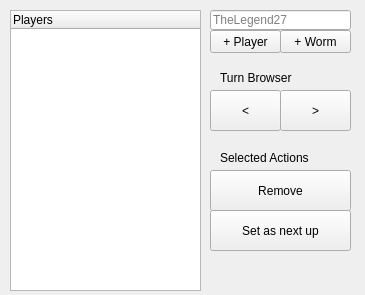
<?xml version="1.0" encoding="UTF-8"?>
<ui version="4.0">
 <class>Form</class>
 <widget class="QWidget" name="Form">
  <property name="geometry">
   <rect>
    <x>0</x>
    <y>0</y>
    <width>365</width>
    <height>295</height>
   </rect>
  </property>
  <property name="windowTitle">
   <string>Worms Turn Tracker</string>
  </property>
  <widget class="QTreeWidget" name="treeWidget">
   <property name="geometry">
    <rect>
     <x>10</x>
     <y>10</y>
     <width>191</width>
     <height>281</height>
    </rect>
   </property>
   <column>
    <property name="text">
     <string>Players</string>
    </property>
   </column>
  </widget>
  <widget class="QLineEdit" name="line_playername">
   <property name="geometry">
    <rect>
     <x>210</x>
     <y>10</y>
     <width>141</width>
     <height>20</height>
    </rect>
   </property>
   <property name="text">
    <string/>
   </property>
   <property name="placeholderText">
    <string>TheLegend27</string>
   </property>
  </widget>
  <widget class="QPushButton" name="btn_add_player">
   <property name="geometry">
    <rect>
     <x>210</x>
     <y>30</y>
     <width>71</width>
     <height>23</height>
    </rect>
   </property>
   <property name="text">
    <string>+ Player</string>
   </property>
  </widget>
  <widget class="QPushButton" name="btn_add_worm">
   <property name="geometry">
    <rect>
     <x>280</x>
     <y>30</y>
     <width>71</width>
     <height>23</height>
    </rect>
   </property>
   <property name="text">
    <string>+ Worm</string>
   </property>
  </widget>
  <widget class="QPushButton" name="btn_skip_left">
   <property name="geometry">
    <rect>
     <x>210</x>
     <y>90</y>
     <width>71</width>
     <height>41</height>
    </rect>
   </property>
   <property name="text">
    <string>&lt;</string>
   </property>
  </widget>
  <widget class="QPushButton" name="btn_skip_right">
   <property name="geometry">
    <rect>
     <x>280</x>
     <y>90</y>
     <width>71</width>
     <height>41</height>
    </rect>
   </property>
   <property name="text">
    <string>&gt;</string>
   </property>
  </widget>
  <widget class="QPushButton" name="btn_remove">
   <property name="geometry">
    <rect>
     <x>210</x>
     <y>170</y>
     <width>141</width>
     <height>41</height>
    </rect>
   </property>
   <property name="text">
    <string>Remove</string>
   </property>
  </widget>
  <widget class="QPushButton" name="btn_nextup">
   <property name="geometry">
    <rect>
     <x>210</x>
     <y>210</y>
     <width>141</width>
     <height>41</height>
    </rect>
   </property>
   <property name="text">
    <string>Set as next up</string>
   </property>
  </widget>
  <widget class="QLabel" name="_label_selected">
   <property name="geometry">
    <rect>
     <x>220</x>
     <y>150</y>
     <width>131</width>
     <height>16</height>
    </rect>
   </property>
   <property name="text">
    <string>Selected Actions</string>
   </property>
  </widget>
  <widget class="QLabel" name="_label_turn_skip">
   <property name="geometry">
    <rect>
     <x>220</x>
     <y>70</y>
     <width>131</width>
     <height>16</height>
    </rect>
   </property>
   <property name="text">
    <string>Turn Browser</string>
   </property>
  </widget>
 </widget>
 <resources/>
 <connections/>
 <designerdata>
  <property name="gridDeltaX">
   <number>10</number>
  </property>
  <property name="gridDeltaY">
   <number>10</number>
  </property>
  <property name="gridSnapX">
   <bool>true</bool>
  </property>
  <property name="gridSnapY">
   <bool>true</bool>
  </property>
  <property name="gridVisible">
   <bool>false</bool>
  </property>
 </designerdata>
</ui>
